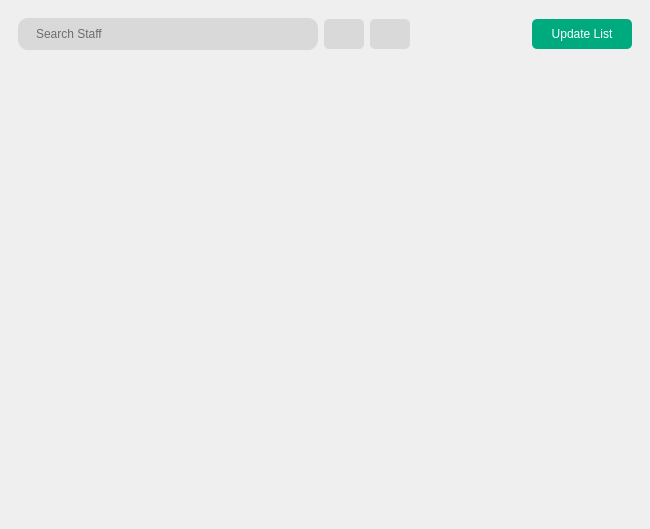
<?xml version="1.0" encoding="UTF-8"?>
<ui version="4.0">
 <class>view_reservation_form</class>
 <widget class="QWidget" name="view_reservation_form">
  <property name="geometry">
   <rect>
    <x>0</x>
    <y>0</y>
    <width>650</width>
    <height>529</height>
   </rect>
  </property>
  <property name="minimumSize">
   <size>
    <width>335</width>
    <height>400</height>
   </size>
  </property>
  <property name="windowTitle">
   <string>view_package</string>
  </property>
  <property name="styleSheet">
   <string notr="true">border:none;</string>
  </property>
  <layout class="QHBoxLayout" name="horizontalLayout">
   <property name="spacing">
    <number>0</number>
   </property>
   <property name="leftMargin">
    <number>0</number>
   </property>
   <property name="topMargin">
    <number>0</number>
   </property>
   <property name="rightMargin">
    <number>0</number>
   </property>
   <property name="bottomMargin">
    <number>0</number>
   </property>
   <item>
    <widget class="QScrollArea" name="scrollArea">
     <property name="widgetResizable">
      <bool>true</bool>
     </property>
     <widget class="QWidget" name="scrollAreaWidgetContents_2">
      <property name="geometry">
       <rect>
        <x>0</x>
        <y>0</y>
        <width>650</width>
        <height>529</height>
       </rect>
      </property>
      <layout class="QVBoxLayout" name="verticalLayout">
       <item>
        <widget class="QFrame" name="frame_4">
         <property name="minimumSize">
          <size>
           <width>100</width>
           <height>40</height>
          </size>
         </property>
         <property name="frameShape">
          <enum>QFrame::StyledPanel</enum>
         </property>
         <property name="frameShadow">
          <enum>QFrame::Raised</enum>
         </property>
         <layout class="QHBoxLayout" name="horizontalLayout_2">
          <item>
           <widget class="QLineEdit" name="txt_search">
            <property name="sizePolicy">
             <sizepolicy hsizetype="Maximum" vsizetype="Fixed">
              <horstretch>0</horstretch>
              <verstretch>0</verstretch>
             </sizepolicy>
            </property>
            <property name="minimumSize">
             <size>
              <width>300</width>
              <height>0</height>
             </size>
            </property>
            <property name="styleSheet">
             <string notr="true">QLineEdit{
    background-color: #D9D9D9;
	font: 10pt &quot;SF Pro Display&quot;;
    color: #000;
    border: none;
    border-radius: 10px;
    padding: 8px 16px; 
	text-align: left;
}</string>
            </property>
            <property name="readOnly">
             <bool>false</bool>
            </property>
            <property name="placeholderText">
             <string>Search Staff</string>
            </property>
           </widget>
          </item>
          <item>
           <widget class="QPushButton" name="btn_search">
            <property name="minimumSize">
             <size>
              <width>40</width>
              <height>30</height>
             </size>
            </property>
            <property name="maximumSize">
             <size>
              <width>40</width>
              <height>30</height>
             </size>
            </property>
            <property name="styleSheet">
             <string notr="true">/* Default button style */
QPushButton {
    background-color: #D9D9D9;
	font: 10pt &quot;SF Pro Display&quot;;
    color: #00000;
    border: none;
    border-radius: 5px;
    padding: 8px 16px; 

}

/* Button style on hover */
QPushButton:hover {
 background-color: #d0d0d0;
	color: #ffffff;
	font-weight: bold;
}</string>
            </property>
            <property name="text">
             <string/>
            </property>
            <property name="icon">
             <iconset resource="../../icon.qrc">
              <normaloff>:/newPrefix/icon/icons8-search.svg</normaloff>:/newPrefix/icon/icons8-search.svg</iconset>
            </property>
           </widget>
          </item>
          <item>
           <widget class="QPushButton" name="pushButton_3">
            <property name="minimumSize">
             <size>
              <width>40</width>
              <height>30</height>
             </size>
            </property>
            <property name="maximumSize">
             <size>
              <width>40</width>
              <height>30</height>
             </size>
            </property>
            <property name="styleSheet">
             <string notr="true">/* Default button style */
QPushButton {
    background-color: #D9D9D9;
	font: 10pt &quot;SF Pro Display&quot;;
    color: #00000;
    border: none;
    border-radius: 5px;
    padding: 8px 16px; 

}

/* Button style on hover */
QPushButton:hover {
 background-color: #d0d0d0;
	color: #ffffff;
	font-weight: bold;
}
</string>
            </property>
            <property name="text">
             <string/>
            </property>
            <property name="icon">
             <iconset resource="../../icon.qrc">
              <normaloff>:/newPrefix/icon/eraser-svgrepo-com.svg</normaloff>:/newPrefix/icon/eraser-svgrepo-com.svg</iconset>
            </property>
           </widget>
          </item>
          <item>
           <spacer name="horizontalSpacer_3">
            <property name="orientation">
             <enum>Qt::Horizontal</enum>
            </property>
            <property name="sizeHint" stdset="0">
             <size>
              <width>236</width>
              <height>20</height>
             </size>
            </property>
           </spacer>
          </item>
          <item>
           <widget class="QPushButton" name="update_this_list">
            <property name="minimumSize">
             <size>
              <width>100</width>
              <height>30</height>
             </size>
            </property>
            <property name="maximumSize">
             <size>
              <width>120</width>
              <height>30</height>
             </size>
            </property>
            <property name="styleSheet">
             <string notr="true">/* Default button style */
QPushButton {
    background-color: #00aa7f;
	font: 10pt &quot;SF Pro Display&quot;;
    color: #ffffff;
    border: none;
    border-radius: 5px;
    padding: 8px 16px; 

}

/* Button style on hover */
QPushButton:hover {
 background-color: #d0d0d0;
	color: #ffffff;
	font-weight: bold;
}
</string>
            </property>
            <property name="text">
             <string>Update List</string>
            </property>
           </widget>
          </item>
         </layout>
        </widget>
       </item>
       <item>
        <widget class="QScrollArea" name="package_list">
         <property name="styleSheet">
          <string notr="true">border:none;</string>
         </property>
         <property name="widgetResizable">
          <bool>true</bool>
         </property>
         <widget class="QWidget" name="scrollAreaWidgetContents">
          <property name="geometry">
           <rect>
            <x>0</x>
            <y>0</y>
            <width>632</width>
            <height>454</height>
           </rect>
          </property>
         </widget>
        </widget>
       </item>
      </layout>
     </widget>
    </widget>
   </item>
  </layout>
 </widget>
 <resources>
  <include location="../../icon.qrc"/>
 </resources>
 <connections>
  <connection>
   <sender>pushButton_3</sender>
   <signal>clicked()</signal>
   <receiver>txt_search</receiver>
   <slot>clear()</slot>
   <hints>
    <hint type="sourcelabel">
     <x>395</x>
     <y>32</y>
    </hint>
    <hint type="destinationlabel">
     <x>194</x>
     <y>32</y>
    </hint>
   </hints>
  </connection>
 </connections>
</ui>
